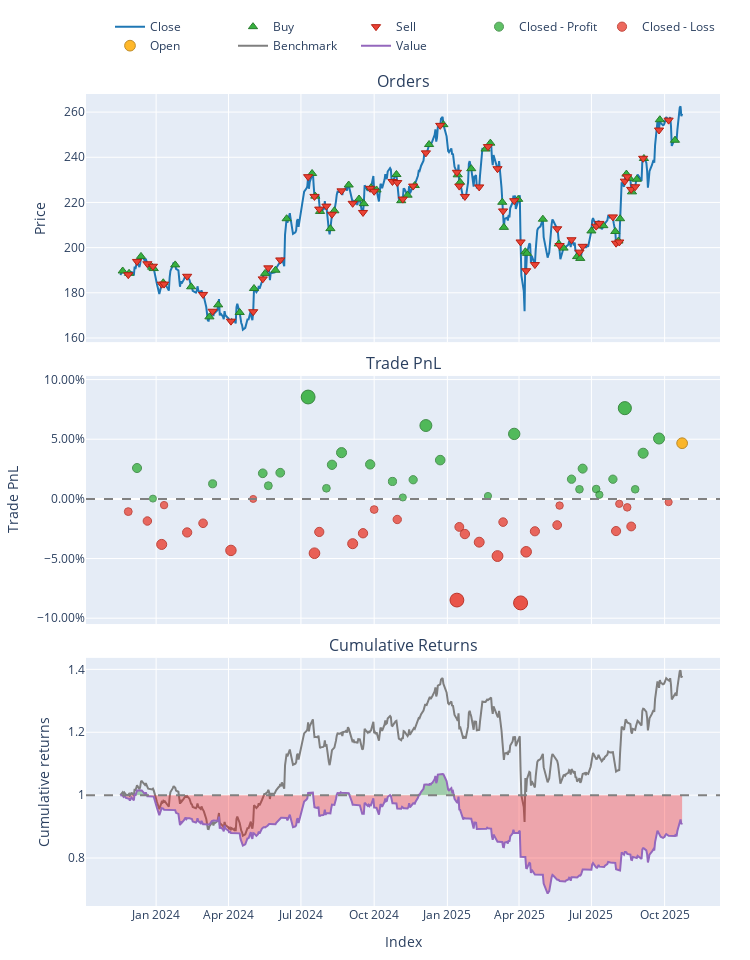

The cell this chart's notebook holds for it:
### Code cell
# Create signals
signals = backtester.create_signals_from_predictions(
    test_data,
    predictions,
    config['strategy']['buy_threshold'],
    config['strategy']['sell_threshold']
)

# Run backtest
portfolio = backtester.run_backtest(
    test_data['Close'],
    signals['entries'],
    signals['exits'],
    config['strategy']['initial_capital'],
    config['strategy']['commission']
)

# Get performance metrics
metrics = backtester.get_performance_metrics()

# Compare with buy and hold
comparison = backtester.compare_with_buy_and_hold(
    test_data['Close'],
    config['strategy']['initial_capital']
)

portfolio.plot().show()
